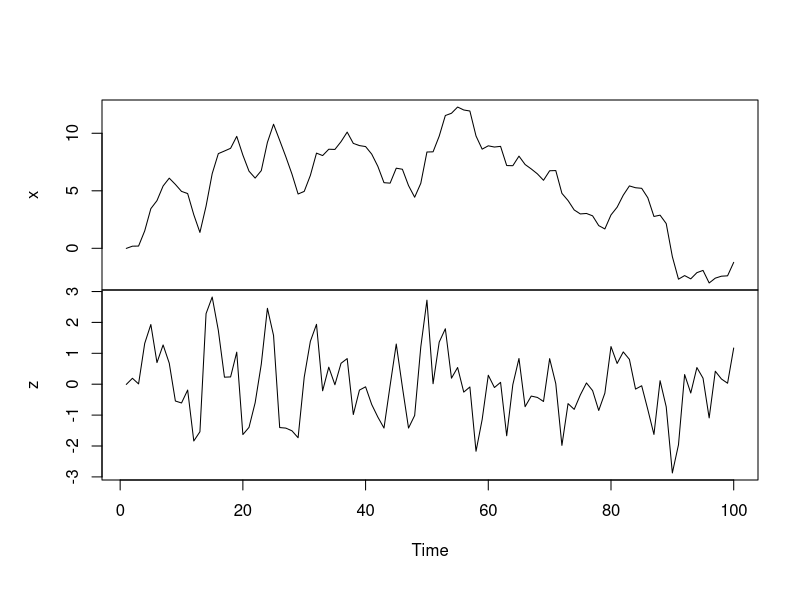
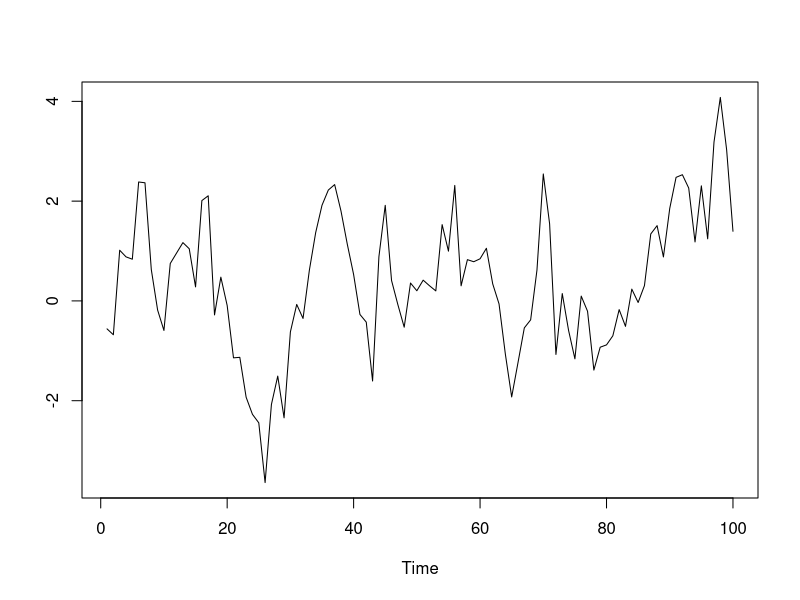
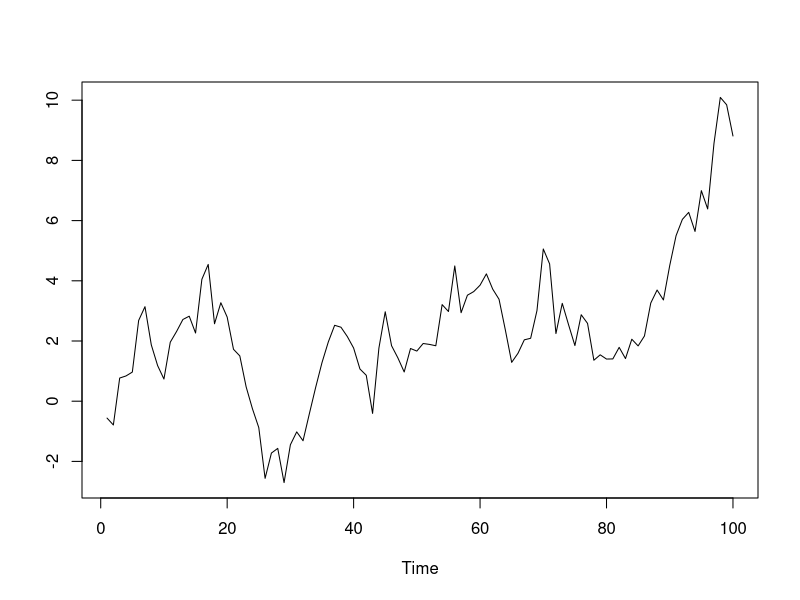

Here is the R script that generated these plots, in order:
## ---- chunk 1
knitr::opts_knit$set(root.dir = 'C:/Users/neide/OneDrive/Documents/TimeSeriesR/Data')
## ---- chunk 2
set.seed(777)
n <- 100
eps <- rnorm(n+1)		# Gaussian input
theta <- .8
z <- eps[-1] + theta*eps[-(n+1)]
x <- cumsum(z)
plot(ts(cbind(x,z)),xlab="Time",ylab="",main="")
## ---- chunk 3
n <- 100
for(i in 1:2)
{
set.seed(123)
z <- rnorm(n)
x <- rep(0,n)
phi <- .80+(i-1)*.199
x0 <- 0
x[1] <- x0 + z[1]
for(t in 2:n) { x[t] <- phi*x[t-1] + z[t] }
plot(ts(x),xlab="Time",ylab="")
}
